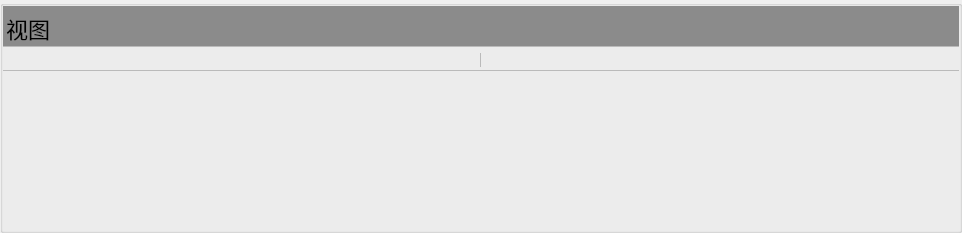
                <widget class="QGroupBox" name="groupBox_view">
                 <property name="styleSheet">
                  <string notr="true">#groupBox_view{
background-color:#8b8b8b;
border:none;
}</string>
                 </property>
                 <property name="title">
                  <string/>
                 </property>
                 <layout class="QVBoxLayout" name="verticalLayout_2">
                  <property name="spacing">
                   <number>0</number>
                  </property>
                  <property name="leftMargin">
                   <number>0</number>
                  </property>
                  <property name="topMargin">
                   <number>0</number>
                  </property>
                  <property name="rightMargin">
                   <number>0</number>
                  </property>
                  <property name="bottomMargin">
                   <number>0</number>
                  </property>
                  <item>
                   <widget class="QGroupBox" name="groupBox_7">
                    <property name="minimumSize">
                     <size>
                      <width>0</width>
                      <height>41</height>
                     </size>
                    </property>
                    <property name="maximumSize">
                     <size>
                      <width>16777215</width>
                      <height>40</height>
                     </size>
                    </property>
                    <property name="styleSheet">
                     <string notr="true">#groupBox_7{
background-color:#8b8b8b;
border:none;
border-bottom:1px solid #bababa;
border-radius:0px;
}</string>
                    </property>
                    <property name="title">
                     <string/>
                    </property>
                    <layout class="QHBoxLayout" name="horizontalLayout_11">
                     <property name="spacing">
                      <number>0</number>
                     </property>
                     <property name="leftMargin">
                      <number>0</number>
                     </property>
                     <property name="topMargin">
                      <number>0</number>
                     </property>
                     <property name="rightMargin">
                      <number>5</number>
                     </property>
                     <property name="bottomMargin">
                      <number>0</number>
                     </property>
                     <item>
                      <widget class="QLabel" name="label_9">
                       <property name="styleSheet">
                        <string notr="true">font-size:22px;</string>
                       </property>
                       <property name="text">
                        <string>视图</string>
                       </property>
                      </widget>
                     </item>
                     <item>
                      <spacer name="horizontalSpacer_5">
                       <property name="orientation">
                        <enum>Qt::Horizontal</enum>
                       </property>
                       <property name="sizeHint" stdset="0">
                        <size>
                         <width>857</width>
                         <height>20</height>
                        </size>
                       </property>
                      </spacer>
                     </item>
                     <item>
                      <widget class="QLabel" name="fps_label">
                       <property name="minimumSize">
                        <size>
                         <width>44</width>
                         <height>0</height>
                        </size>
                       </property>
                       <property name="font">
                        <font>
                         <family>Microsoft YaHei</family>
                         <pointsize>-1</pointsize>
                         <weight>75</weight>
                         <bold>true</bold>
                        </font>
                       </property>
                       <property name="styleSheet">
                        <string notr="true">font-size:16px;</string>
                       </property>
                       <property name="text">
                        <string/>
                       </property>
                      </widget>
                     </item>
                    </layout>
                   </widget>
                  </item>
                  <item>
                   <widget class="QGroupBox" name="groupBox_15">
                    <property name="styleSheet">
                     <string notr="true">border:none;
background-color: rgba(200, 200, 200,0)</string>
                    </property>
                    <property name="title">
                     <string/>
                    </property>
                    <layout class="QHBoxLayout" name="horizontalLayout_27">
                     <property name="spacing">
                      <number>0</number>
                     </property>
                     <property name="leftMargin">
                      <number>0</number>
                     </property>
                     <property name="topMargin">
                      <number>0</number>
                     </property>
                     <property name="rightMargin">
                      <number>0</number>
                     </property>
                     <property name="bottomMargin">
                      <number>0</number>
                     </property>
                     <item>
                      <widget class="QLabel" name="label_previous">
                       <property name="styleSheet">
                        <string notr="true">border-right:1px solid #bababa;</string>
                       </property>
                       <property name="indent">
                        <number>0</number>
                       </property>
                      </widget>
                     </item>
                     <item>
                      <widget class="QLabel" name="label_current"/>
                     </item>
                    </layout>
                   </widget>
                  </item>
                  <item>
                   <widget class="QGroupBox" name="groupBox_9">
                    <property name="maximumSize">
                     <size>
                      <width>16777215</width>
                      <height>160</height>
                     </size>
                    </property>
                    <property name="styleSheet">
                     <string notr="true">#groupBox_9{
background-color: rgba(200, 200, 200,0);
border:none
;border-top:1px solid #bababa;
border-radius:0px;
}
</string>
                    </property>
                    <property name="title">
                     <string/>
                    </property>
                    <layout class="QVBoxLayout" name="verticalLayout_10">
                     <item>
                      <widget class="QTextEdit" name="report_info">
                       <property name="styleSheet">
                        <string notr="true">background-color: rgba(200, 200, 200,0);
border:none;
font-family: &quot;Microsoft YaHei&quot;;
font-size: 14px;
color: rgb(218, 218, 218);</string>
                       </property>
                       <property name="readOnly">
                        <bool>true</bool>
                       </property>
                      </widget>
                     </item>
                    </layout>
                   </widget>
                  </item>
                 </layout>
                </widget>
